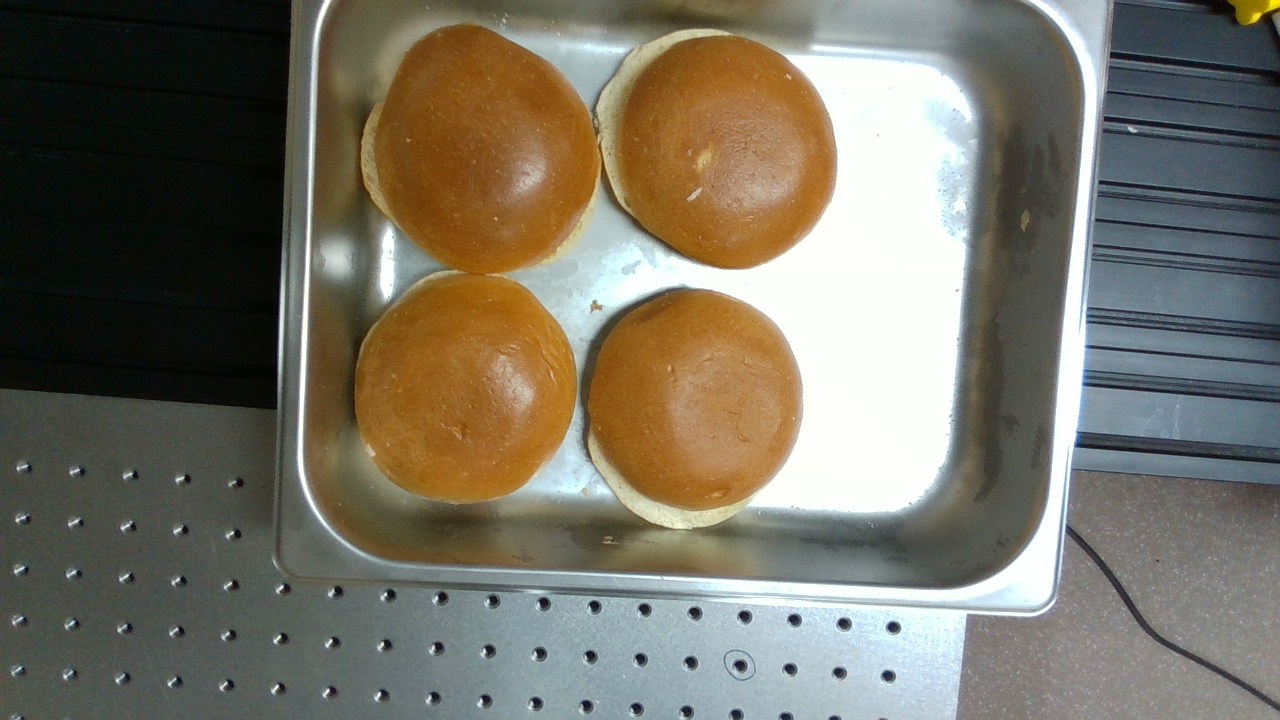
#> input picture src/vision/data/color_.png, 1280 x 720 px
$ python RGBTransform_circle.py
#> lines starting #> are read from the running program, lines starting #| are printed output that depends on the picture
import os, sys
sys.path.append(os.path.dirname(__file__))
sys.path.append(os.path.dirname(os.path.abspath(os.path.dirname(__file__))))

import cv2
import numpy as np
import matplotlib.pyplot as plt

# 이미지 파일 불러오기
image_path = './data/color_.png'  # 여기에 파일 경로를 입력하세요
image = cv2.imread(image_path)
#> image is the input picture: shape (720, 1280, 3); mean B, G, R 101, 114.4, 118.8

# BGR 채널을 RGB로 변환
image_rgb = cv2.cvtColor(image, cv2.COLOR_BGR2RGB)

# R, G, B 채널 분리
R, G, B = cv2.split(image_rgb)

# 각 채널을 그레이스케일로 변환
R_gray = R
G_gray = G
B_gray = B

# 오리지널 이미지 그레이스케일 변환 (R, G, B 평균값을 사용)
original_gray = cv2.cvtColor(image, cv2.COLOR_BGR2GRAY)

# Canny Edge Detection 적용
R_edges = cv2.Canny(R_gray, 100, 200)
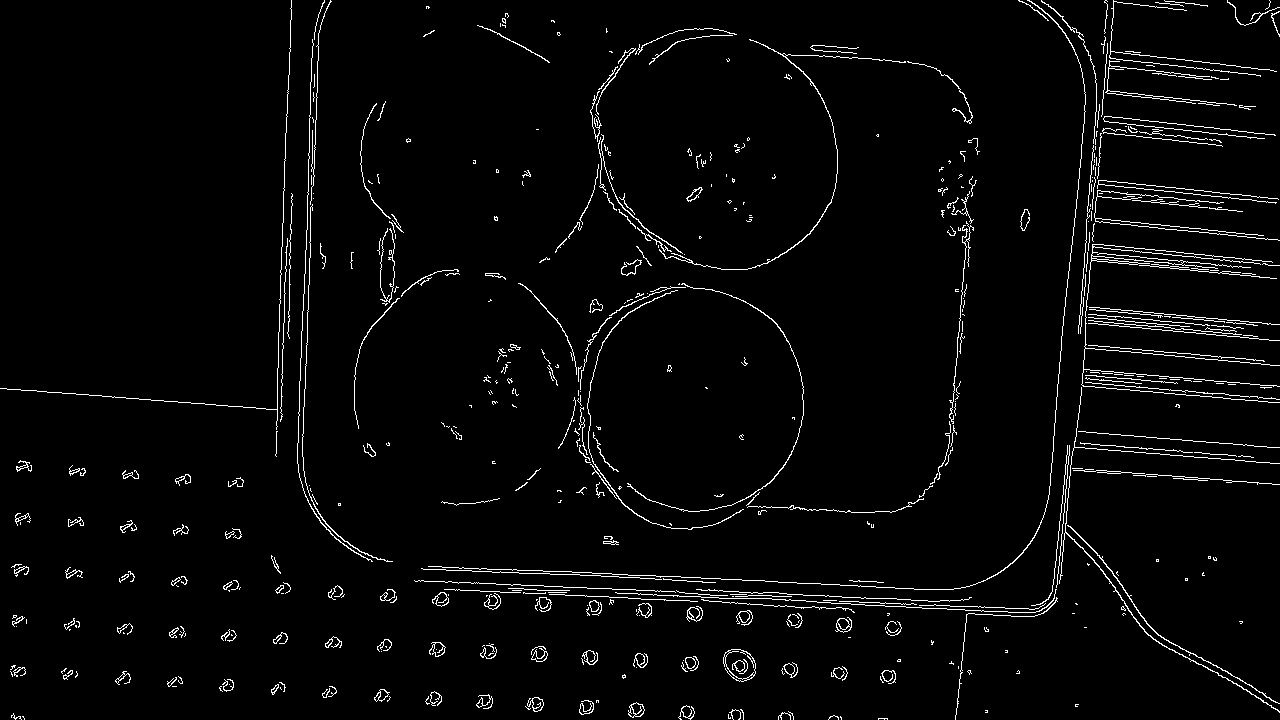
#> R_edges: shape (720, 1280); 3% white in thin lines or dots
G_edges = cv2.Canny(G_gray, 100, 200)
#> G_edges: shape (720, 1280); 3.1% white in thin lines or dots
B_edges = cv2.Canny(B_gray, 100, 200)
#> B_edges: shape (720, 1280); 3.1% white in thin lines or dots
original_edges = cv2.Canny(original_gray, 100, 200)
#> original_edges: shape (720, 1280); 3.1% white in thin lines or dots

# 허프 변환을 이용한 원 검출 함수
def detect_circles(image_edges, original_image):
    circles = cv2.HoughCircles(image_edges, cv2.HOUGH_GRADIENT, dp=1.5, minDist=140,
                               param1=10, param2=37, minRadius=100, maxRadius=110) # 파라미터 튜닝 필요
#> circles = [[696.8, 405.8, 105.8]]

    if circles is not None:
        circles = np.round(circles[0, :]).astype("int")
#> circles = [[697, 406, 106]]
        for (x, y, r) in circles:
            cv2.circle(original_image, (x, y), r, (0, 255, 0), 4)  # 원 그리기
            cv2.rectangle(original_image, (x - 5, y - 5), (x + 5, y + 5), (0, 128, 255), -1)  # 중심점 표시
#> this loop made 1 pass
    return original_image

# R, G, B 채널과 오리지널 이미지에서 원 검출
R_circles = detect_circles(R_edges, cv2.merge([R, np.full_like(R, 255), np.full_like(R, 255)]))
G_circles = detect_circles(G_edges, cv2.merge([np.full_like(G, 255), G, np.full_like(G, 255)]))
#> in detect_circles (call 2), `circles = cv2.HoughCircles(image_edges, cv2.HOUGH_GRADIENT, dp=1.5, mi..`: circles = [[728.2, 159.8, 109.2], [1188.8, 297.8, 104.2]]
#> in detect_circles (call 2), `circles = np.round(circles[0, :]).astype("int")`: circles = [[728, 160, 109], [1189, 298, 104]]
#> the loop in detect_circles (call 2), `for (x, y, r) in circles:` made 2 passes
#> after the loop in detect_circles (call 2), `for (x, y, r) in circles:`:
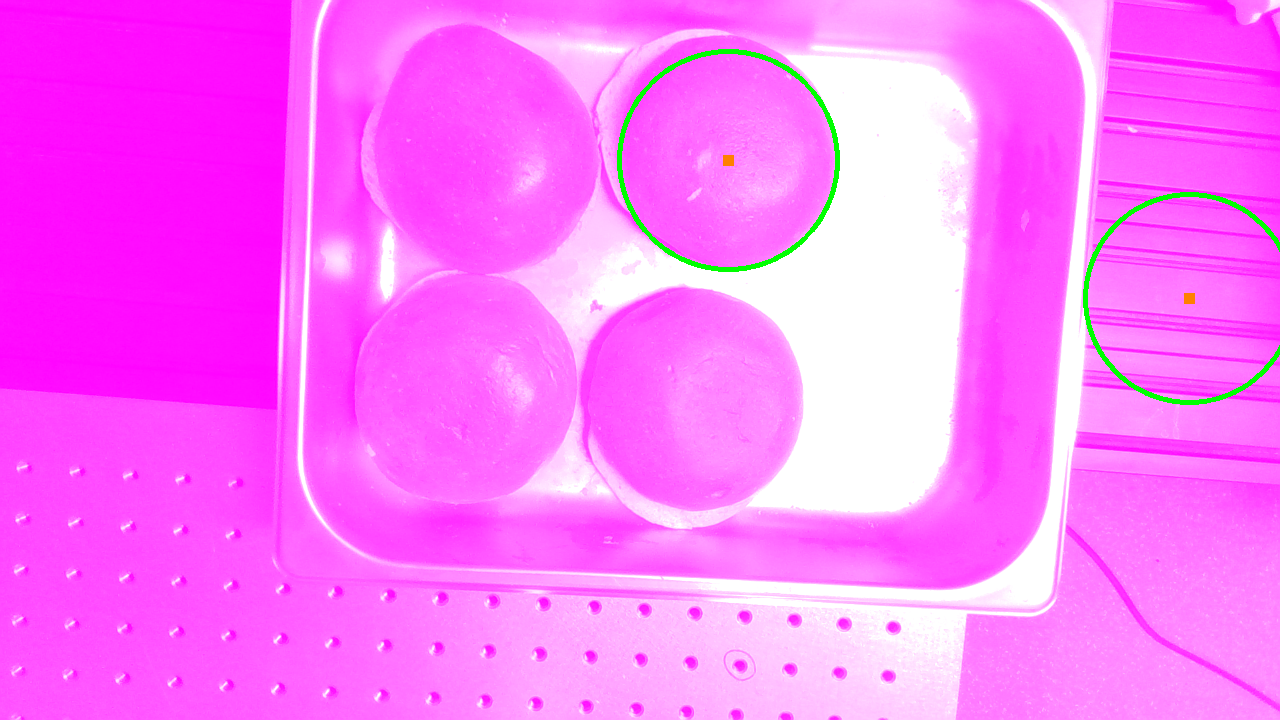
#> original_image: shape (720, 1280, 3); mean of channels 0, 1, 2 253.2, 115.2, 253.3; drawn as B, G, R
B_circles = detect_circles(B_edges, cv2.merge([np.full_like(B, 255), np.full_like(B, 255), B]))
#> in detect_circles (call 3), `circles = cv2.HoughCircles(image_edges, cv2.HOUGH_GRADIENT, dp=1.5, mi..`: circles = [[695.2, 402.8, 107.5]]
#> in detect_circles (call 3), `circles = np.round(circles[0, :]).astype("int")`: circles = [[695, 403, 108]]
#> the loop in detect_circles (call 3), `for (x, y, r) in circles:` made 1 pass
#> after the loop in detect_circles (call 3), `for (x, y, r) in circles:`:
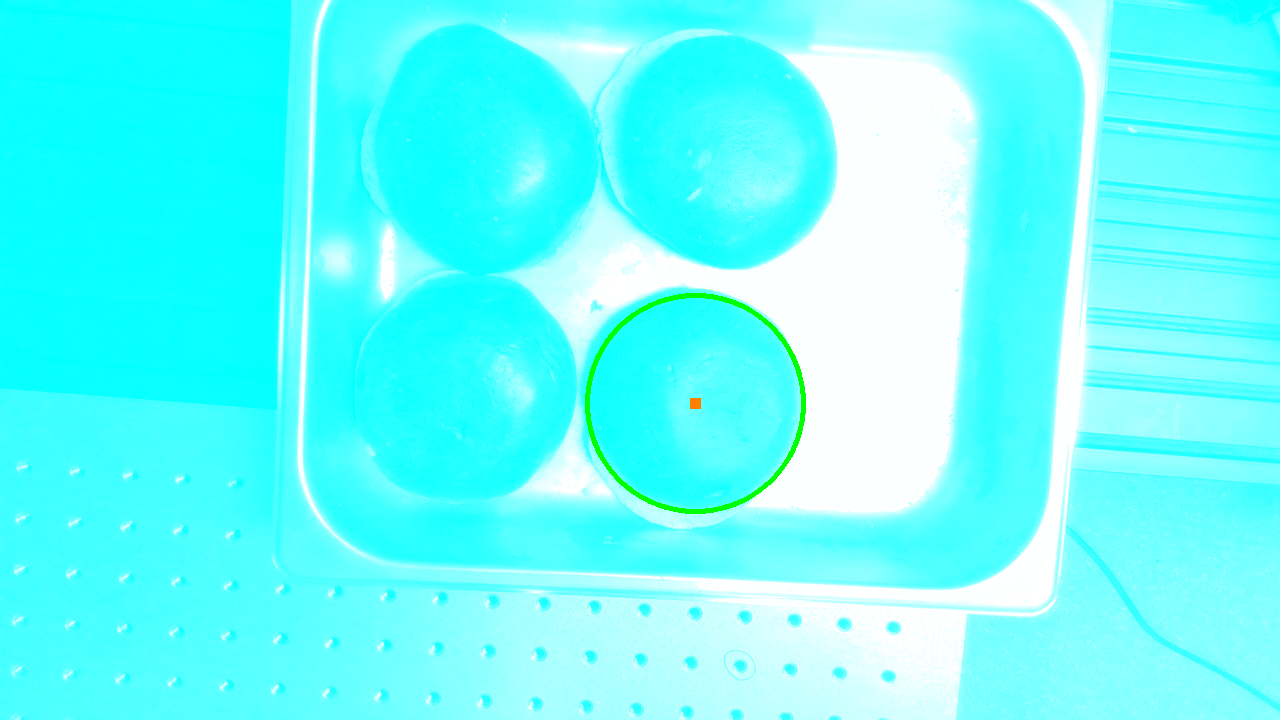
#> original_image: shape (720, 1280, 3); mean of channels 0, 1, 2 254, 255, 100.6; drawn as B, G, R
original_circles = detect_circles(original_edges, image_rgb.copy())  # 원래 이미지에도 허프 변환 적용
#> in detect_circles (call 4), `circles = cv2.HoughCircles(image_edges, cv2.HOUGH_GRADIENT, dp=1.5, mi..`: circles = [[728.2, 159.8, 109.2], [696.8, 405.8, 105.8]]
#> in detect_circles (call 4), `circles = np.round(circles[0, :]).astype("int")`: circles = [[728, 160, 109], [697, 406, 106]]
#> the loop in detect_circles (call 4), `for (x, y, r) in circles:` made 2 passes
#> after the loop in detect_circles (call 4), `for (x, y, r) in circles:`:
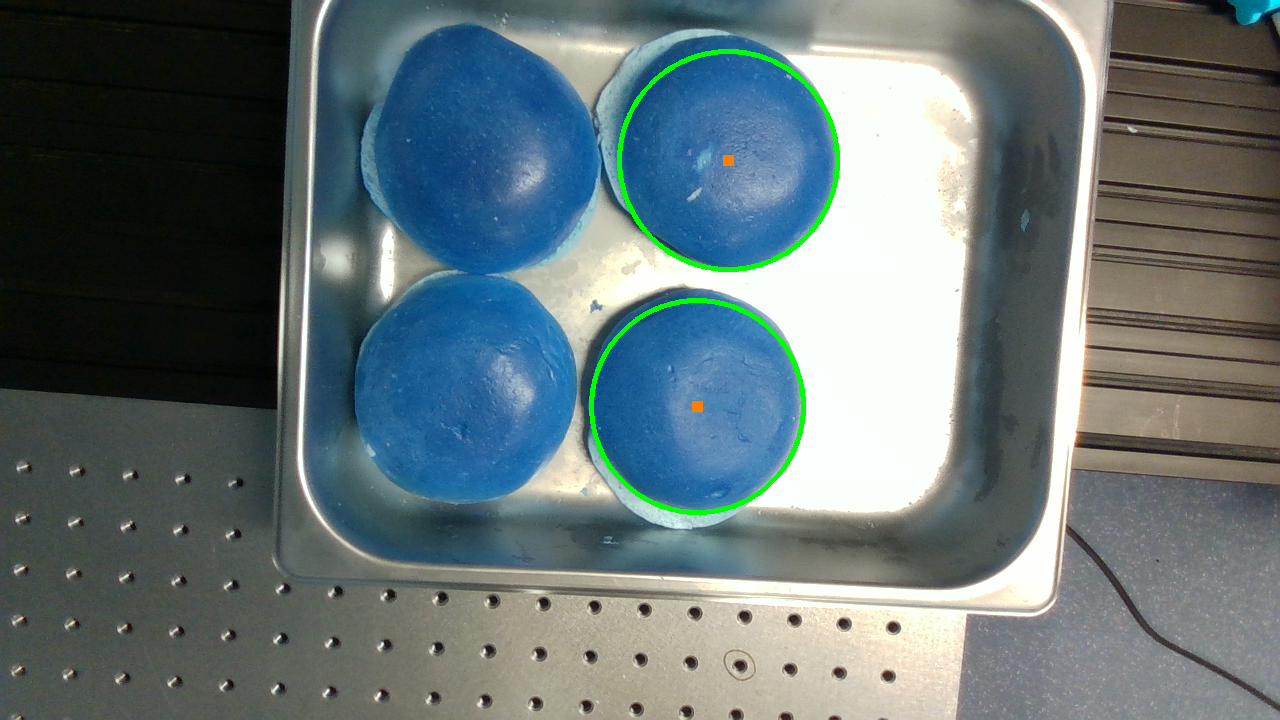
#> original_image: shape (720, 1280, 3); mean of channels 0, 1, 2 117.5, 115.1, 100.3; drawn as B, G, R

# 결과 출력
plt.figure(figsize=(16, 8))

plt.subplot(2, 2, 1)
plt.imshow(R_circles)
plt.title('Red Channel (Hough Circles)')

plt.subplot(2, 2, 2)
plt.imshow(G_circles)
plt.title('Green Channel (Hough Circles)')

plt.subplot(2, 2, 3)
plt.imshow(B_circles)
plt.title('Blue Channel (Hough Circles)')

plt.subplot(2, 2, 4)
plt.imshow(original_circles)
plt.title('Original Image (Hough Circles)')

plt.tight_layout()
plt.show()

$ run again, with src/vision/data/IMG_2803.png copied over src/vision/data/color_.png
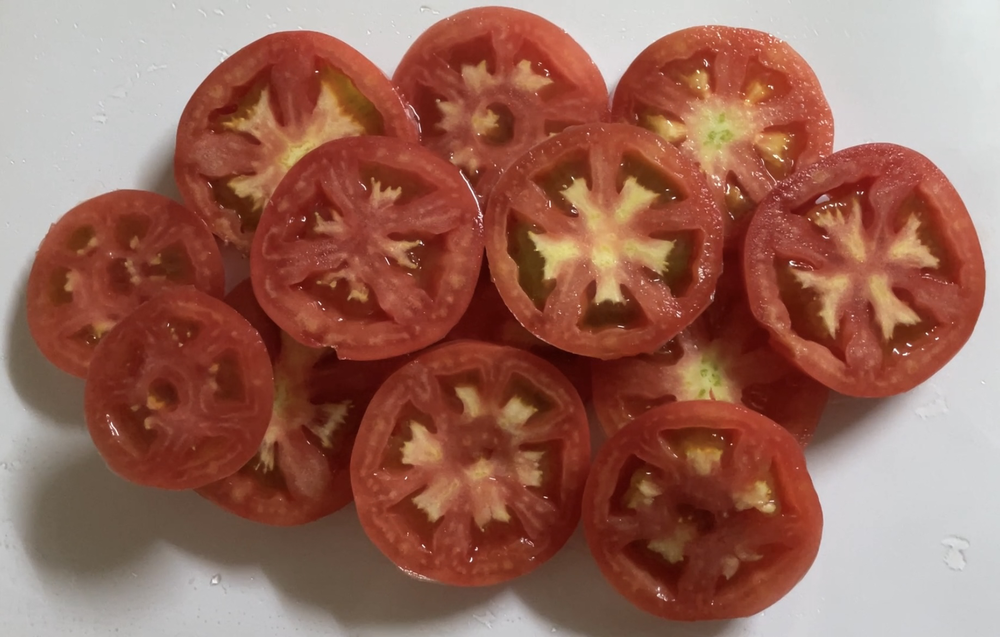
#> input picture src/vision/data/IMG_2803.png, 1000 x 637 px, shrunk from 1837 x 1170 before the run
#> image is the input picture: shape (637, 1000, 3); mean B, G, R 90.1, 103.9, 152.2
#> `R_edges = cv2.Canny(R_gray, 100, 200)`:
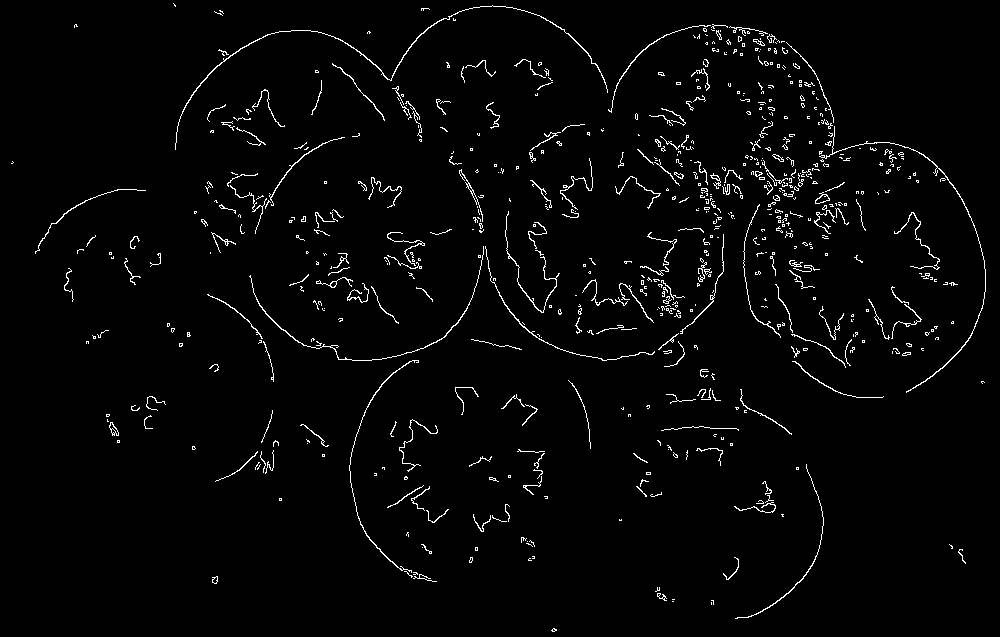
#> R_edges: shape (637, 1000); 2.4% white in thin lines or dots
#> G_edges: shape (637, 1000); 2.5% white in thin lines or dots
#> B_edges: shape (637, 1000); 2.3% white in thin lines or dots
#> original_edges: shape (637, 1000); 2.4% white in thin lines or dots
#> in detect_circles, `circles = cv2.HoughCircles(image_edges, cv2.HOUGH_GRADIENT, dp=1.5, mi..`: circles = None
#> in detect_circles (call 4), `circles = cv2.HoughCircles(image_edges, cv2.HOUGH_GRADIENT, dp=1.5, mi..`: circles = [[875.2, 252.8, 102.6]]
#> in detect_circles (call 4), `circles = np.round(circles[0, :]).astype("int")`: circles = [[875, 253, 103]]
#> the loop in detect_circles (call 4), `for (x, y, r) in circles:` made 1 pass
#> after the loop in detect_circles (call 4), `for (x, y, r) in circles:`:
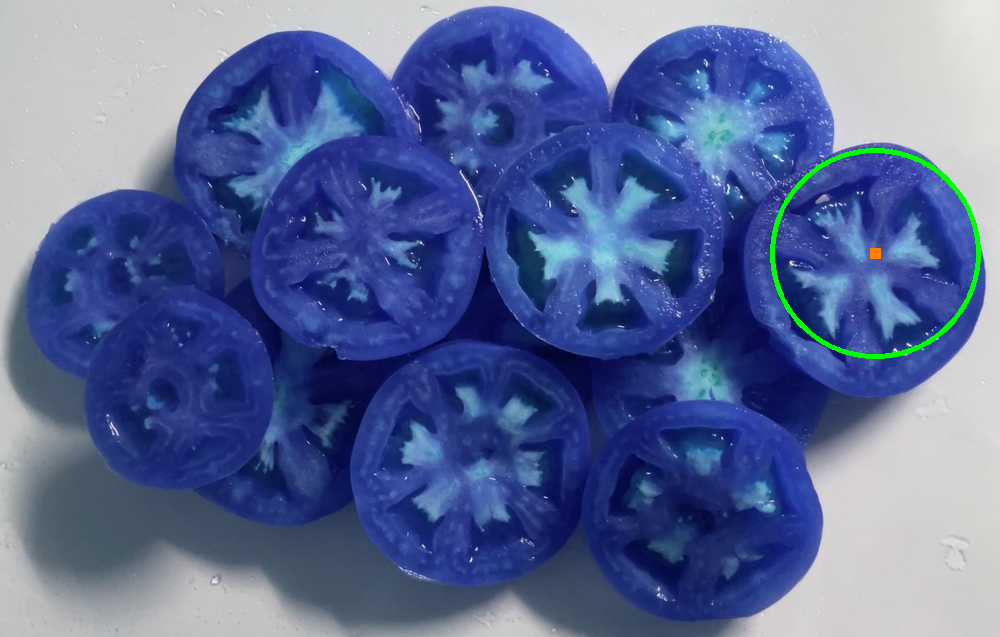
#> original_image: shape (637, 1000, 3); mean of channels 0, 1, 2 151.4, 104.8, 89.8; drawn as B, G, R
